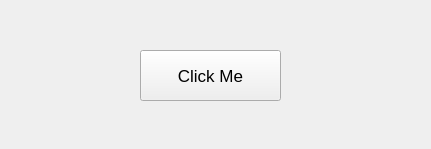
<?xml version="1.0" encoding="UTF-8"?>
<ui version="4.0">
 <class>Widget</class>
 <widget class="QWidget" name="Widget">
  <property name="geometry">
   <rect>
    <x>0</x>
    <y>0</y>
    <width>431</width>
    <height>149</height>
   </rect>
  </property>
  <property name="windowTitle">
   <string>Widget</string>
  </property>
  <widget class="QPushButton" name="pushButton">
   <property name="geometry">
    <rect>
     <x>140</x>
     <y>50</y>
     <width>141</width>
     <height>51</height>
    </rect>
   </property>
   <property name="font">
    <font>
     <pointsize>13</pointsize>
    </font>
   </property>
   <property name="text">
    <string>Click Me</string>
   </property>
  </widget>
 </widget>
 <resources/>
 <connections/>
</ui>
